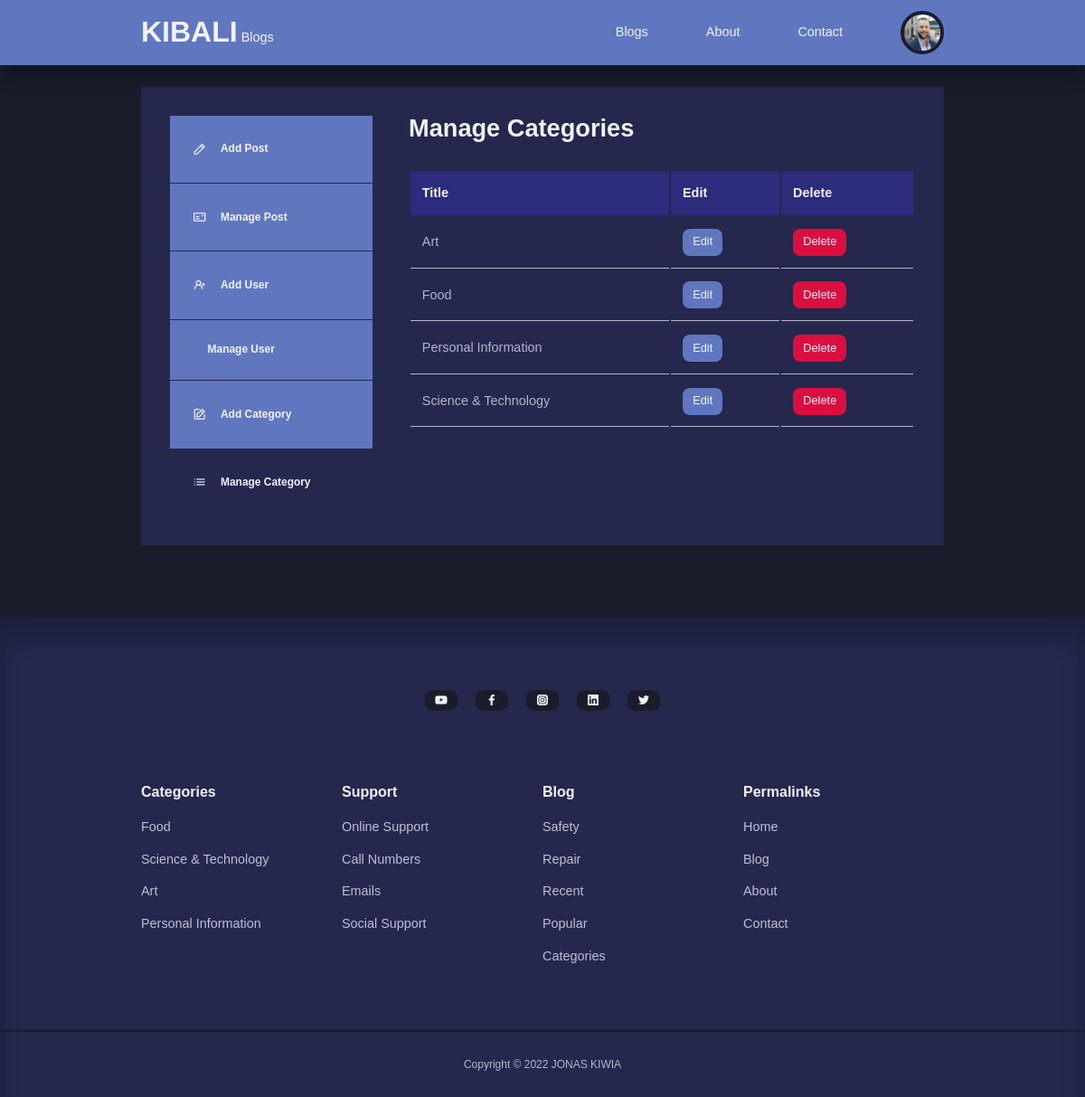
Page /admin/manage-categories.php (signed in) on the committed database.
### tables this page shows
CREATE TABLE `users` (
  `id` int(11) NOT NULL,
  `firstname` varchar(255) DEFAULT NULL,
  `lastname` varchar(255) DEFAULT NULL,
  `username` varchar(255) DEFAULT NULL,
  `email` varchar(255) DEFAULT NULL,
  `password` varchar(255) DEFAULT NULL,
  `avatar` varchar(255) DEFAULT NULL,
  `is_admin` tinyint(4) DEFAULT NULL
);

CREATE TABLE `categories` (
  `id` int(11) NOT NULL,
  `title` varchar(255) DEFAULT NULL,
  `description` text DEFAULT NULL
);

### admin/partials/header.php (called while the page is built, shortened)
<?php
require '../partials/header.php';

### admin/manage-categories.php (the view, shortened to what this page needs)
<?php
    include 'partials/header.php';
    $query = "SELECT * FROM categories ORDER BY title";
    $categories = mysqli_query($connection, $query);
?>
<section class="dashboard">
    <div class="container dashboard__container">
        <aside>
            <ul>
                <li>
                    <a href="add-post.php"><i class="uil uil-pen"></i>
                        <h5>Add Post</h5>
                    </a>
                </li>
                <li>
                    <a href="index.php"><i class="uil uil-postcard"></i>
                        <h5>Manage Post</h5>
                    </a>
                </li>
                <?php if(isset($_SESSION['user_is_admin'])): ?>
                <li>
                    <a href="add-user.php"><i class="uil uil-user-plus"></i>
                        <h5>Add User</h5>
                    </a>
                </li>
                <li>
                    <a href="manage-users.php"><i class="uil uil-user-alt"></i>
                        <h5>Manage User</h5>
                    </a>
                </li>
                <li>
                    <a href="add-category.php"><i class="uil uil-edit"></i>
                        <h5>Add Category</h5>
                    </a>
                </li>
                <li>
                    <a href="manage-categories.php" class="active"><i class="uil uil-list-ul"></i>
                        <h5>Manage Category</h5>
                    </a>
                </li>
                <?php endif ?>
            </ul>
        </aside>
        <main>
            <h2>Manage Categories</h2>
            <?php if(mysqli_num_rows($categories) > 0) : ?>
            <table>
                <thead>
                    <tr>
                        <th>Title</th>
                        <th>Edit</th>
                        <th>Delete</th>
                    </tr>
                </thead>
                <tbody>
                    <?php while($category = mysqli_fetch_assoc($categories)) : ?>
                    <tr>
                        <td><?= $category['title']  ?></td>
                        <td><a href="<?= ROOT_URL ?>admin/edit-category.php?id=<?=$category['id']?>" class="btn sm">Edit</a></td>
                        <td><a href="<?= ROOT_URL ?>admin/delete-category.php?id=<?=$category['id']?>" class="btn sm danger">Delete</a></td>
                    </tr>
                    <?php endwhile ?>
                </tbody>
            </table>
            <?php else : ?>
                <div class="alert__message error"><?= "No Categories Found"?></div>
                <?php endif ?>
        </main>
    </div>
</section>
 <?php
    include '../partials/footer.php';
?>

### partials/header.php (shortened to what this page needs)
<?php
require 'config/database.php';
if(isset($_SESSION['user-id'])) {
    $id = filter_var($_SESSION['user-id'], FILTER_SANITIZE_NUMBER_INT);
    $query = "SELECT avatar FROM users WHERE id=$id";
    $result = mysqli_query($connection, $query);
    $avatar = mysqli_fetch_assoc($result);
}
?>
<!DOCTYPE html>
<html lang="en">
<head>
    <link rel="stylesheet" href="<?= ROOT_URL ?>css/style.css">
    <link rel="stylesheet" href="https://unicons.iconscout.com/release/v4.0.0/css/line.css">
</head>
<body>
    <nav>
        <div class="container nav__container">
            <div>
                <a href="<?= ROOT_URL ?>" class="nav__logo">KIBALI</a>
            <a href="<?= ROOT_URL ?>" class="">Blogs</a>
            </div>
            <ul class="nav__items">
                <li><a href="<?= ROOT_URL ?>blog.php">Blogs</a></li>
                <li><a href="<?= ROOT_URL ?>about.php">About</a></li>
                <li><a href="<?= ROOT_URL ?>contact.php">Contact</a></li>
                <?php if(isset($_SESSION['user-id'])): ?>
                    <li class="nav__profile">
                        <div class="avatar">
                            <img src="<?= ROOT_URL . 'images/' . $avatar['avatar'] ?>">
                        </div>
                    </li>
                <?php else : ?>
                    <li><a href="<?= ROOT_URL ?>signin.php">Signin</a></li>
                <?php endif ?>
            </ul>
        </div>
    </nav>

### partials/footer.php (shortened to what this page needs)
 <footer>
        <div class="footer__socials">
            <a href="https://youtube.com" target="_blank"><i class="uil uil-youtube"></i></a>
            <a href="https://facebook.com" target="_blank"><i class="uil uil-facebook-f"></i></a>
            <a href="https://instagram.com" target="_blank"><i class="uil uil-instagram-alt"></i></a>
            <a href="https://linkedin.com" target="_blank"><i class="uil uil-linkedin"></i></a>
            <a href="https://twitter.com" target="_blank"><i class="uil uil-twitter"></i></a>
        </div>
        <div class="container footer__container">
            <article>
                 <h4>Categories</h4>
            <?php
                $all_categories_query = "SELECT * FROM categories";
                $all_categories = mysqli_query($connection, $all_categories_query);
            ?>
            <?php while($category = mysqli_fetch_assoc($all_categories)) :  ?>
                <ul>
                    <li>
                    <a href="<?= ROOT_URL ?>category-posts.php?id=<?= $category['id']?>"><?= $category['title']?></a>
                </li>
                </ul>
            <?php endwhile?>
            </article>
            <article>
                <h4>Support</h4>
                <ul>
                    <li><a href="contact.php">Online Support</a></li>
                    <li><a href="tel:+255748687340">Call Numbers</a></li>
                    <li><a href="mailto:jonaskiwia1@gmail.com">Emails</a></li>
                    <li><a href="contact.php">Social Support</a></li>
                </ul>
            </article>
            <article>
                <h4>Blog</h4>
                <ul>
                    <li><a href="">Safety</a></li>
                    <li><a href="">Repair</a></li>
                    <li><a href="">Recent</a></li>
                    <li><a href="">Popular</a></li>
                    <li><a href="">Categories</a></li>
                </ul>
            </article>
            <article>
                <h4>Permalinks</h4>
                <ul>
                    <li><a href="home.php">Home</a></li>
                    <li><a href="blog.php">Blog</a></li>
                    <li><a href="about.php">About</a></li>
                    <li><a href="contact.php">Contact</a></li>
                </ul>
            </article>
        </div>
        <div class="footer__copyright">
            <small>Copyright &copy; 2022 JONAS KIWIA</small>
        </div>
    </footer>
</body>
</html>

### css/style.css (style rules this page uses)
:root { --color-primary: #6077c0; --color-primary-light: hsl(242, 91%, 69%, 18%); --color-primary-variant: #5854c7; --color-red: #da0f3f; --color-red-light: hsl(346, 87%, 46%, 15%); --color-green: #00c476; --color-green-light: hsl(156, 100%, 38%, 15%); --color-gray-900: #25274D; --color-gray-700: #2d2b7c; --color-gray-300: rgba(242, 242, 254, 0.3); --color-gray-200: rgba(242, 242, 254, 0.7); --color-white: #f2f2fe; --color-bg: #191d2b; --transition: all 300ms ease; --container-width-lg: 74%; --container-width-md: 88%; --form-width: 40%; --card-border-radius-1: 0.3rem; --card-border-radius-2: 0.5rem; --card-border-radius-3: 0.8rem; --card-border-radius-4: 2rem; --card-border-radius-5: 5rem; }
* { margin: 0; padding: 0; outline: 0; border: 0; appearance: 0; list-style: none; text-decoration: none; box-sizing: border-box; }
body { font-family: 'Trebuchet MS', 'Lucida Sans Unicode', 'Lucida Grande', 'Lucida Sans', Arial, sans-serif; line-height: 1.6; color: var(--color-gray-200); overflow-x: hidden; background: var(--color-bg); font-size: 0.9rem; }
.container { width: var(--container-width-lg); max-width: 1800px; margin-inline: auto; }
section { margin-top: 3rem; width: 100vw; }
h1, h2, h3, h4, h5 { color: var(--color-white); line-height: 1.3; }
h2 { font-size: 1.7rem; margin: 1rem 0; }
h4 { font-size: 1rem; }
a { color: var(--color-white); transition: var(--transition); }
img { display: block; width: 100%; object-fit: cover; }
nav { background-color: var(--color-primary); width: 100vw; height: 4.5rem; position: fixed; top: 0; z-index: 10; box-shadow: 0 1rem 1rem rgba(0, 0, 0, 0.2); }
.nav__container { height: 100%; display: flex; align-items: center; justify-content: space-between; }
.avatar { width: 3rem; height: 3rem; border-radius: 50%; overflow: hidden; border: 0.3rem solid var(--color-bg); }
.nav__logo { font-weight: 600; font-size: 2rem; }
.nav__items { display: flex; align-items: center; gap: 4rem; }
.nav__profile { position: relative; cursor: pointer; }
footer { background: var(--color-gray-900); padding: 5rem 0 0; box-shadow: inset 0 1.5rem 1.5rem rgba(0, 0, 0, 0.2); }
.footer__socials { margin-inline: auto; width: fit-content; margin-bottom: 5rem; display: flex; align-items: center; gap: 1.2rem; }
.footer__socials a { background: var(--color-bg); border-radius: 30%; width: 2.3rem; display: flex; align-items: center; justify-content: center; }
.footer__container { display: grid; grid-template-columns: repeat(4, 1fr); }
footer h4 { color: var(--color-white); margin-bottom: 0.6rem; }
footer ul li { padding: 0.4rem 0; }
footer ul a { opacity: 0.75; }
.footer__copyright { text-align: center; padding: 1.5rem 0; border-top: 2px solid var(--color-bg); margin-top: 4rem; }
.btn { display: inline-block; width: fit-content; padding: 0.6rem 1.2rem; background-color: var(--color-primary); border-radius: var(--card-border-radius-2); cursor: pointer; transition: var(--transition); color: var(--color-white); }
.btn.sm { padding: 0.3rem 0.7rem; font-size: 0.8rem; }
.btn.danger { background-color: var(--color-red); }
.dashboard { margin-top: 6rem; }
.dashboard__container { display: grid; grid-template-columns: 14rem auto; gap: 1rem; background: var(--color-gray-900); padding: 2rem; margin-bottom: 5rem; }
.dashboard aside a { background: var(--color-primary); display: flex; gap: 1rem; align-items: center; padding: 1.6rem; }
.dashboard aside ul li:not(:last-child) { border-bottom: 1px solid var(--color-gray-900); }
.dashboard aside a.active { background-color: var(--color-gray-900); }
.dashboard main { margin-left: 1.5rem; }
.dashboard main h2 { margin: 0 0 2rem 0; line-height: 1; }
.dashboard main table { width: 100%; text-align: left; }
.dashboard main table th { background: var(--color-gray-700); padding: 0.8rem; color: var(--color-white); }
.dashboard main table td { padding: 0.8rem; border-bottom: 1px solid var(--color-gray-200); }

### rows in the picture
users: avatar (picture)
categories: title "Art"
categories: title "Food"
categories: title "Personal Information"
categories: title "Science & Technology"
